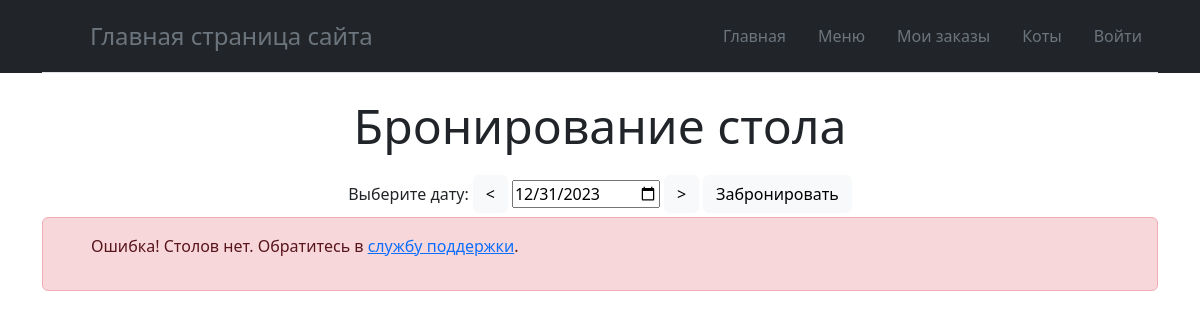
The app's page /, older data.
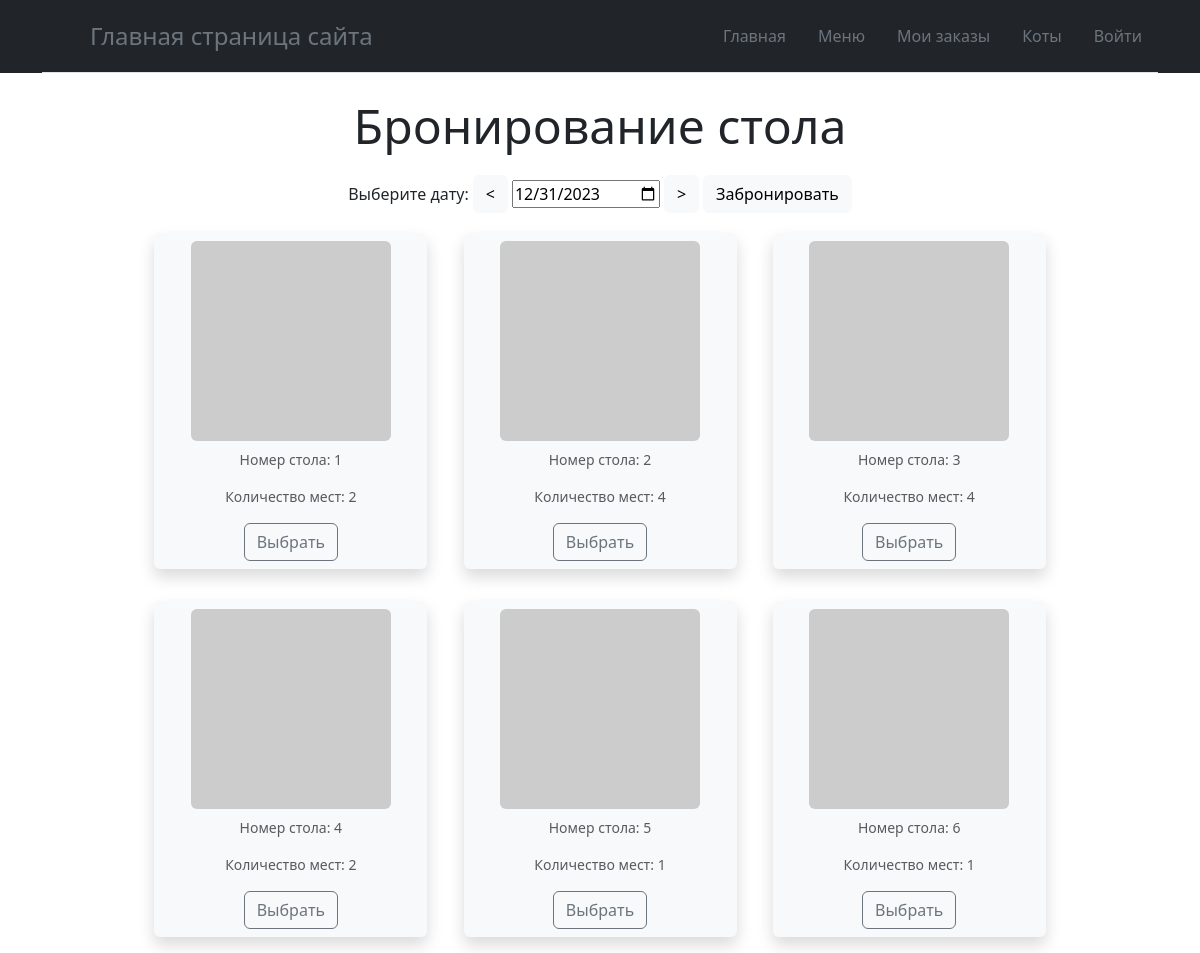
The same page, newer data.
### Cat/models.py (models this page shows)
class Table(models.Model):
    number = models.IntegerField(unique=True)
    seats = models.IntegerField()
    shape = models.CharField(max_length=20, choices=[('rectangular', 'Прямоугольный'), ('oval', 'Овальный')])
    horizontal_position = models.FloatField()
    vertical_position = models.FloatField()
    width_percent = models.FloatField()
    length_percent = models.FloatField()

### Cat/views.py (the view, shortened to what this page needs)
# urls.py: path('', table_reservation, name='table_reservation'),
def table_reservation(request, date=None):
    dateToday = datetime.datetime.today()
    formatted_date = datetime.datetime.strftime(dateToday, '%Y-%m-%d')
    is_table_available = True
    reserved_tables = Reservation.objects.values_list('table_id', flat=True)
    tables = Table.objects.order_by('id')
    context = {
        'title': 'Главная страница сайта',
        'tables': tables,
        'dateToday': formatted_date,
        'is_table_available': is_table_available,
        'reserved_tables': reserved_tables,
    }
    return render(request, 'Cat/table_reservation.html', context)

### Cat/templates/Cat/table_reservation.html (shortened to what this page needs)
{% extends 'Cat/base.html' %}
{% block title %}
{{ title }}
{% endblock %}
{% block content %}
<div class="container text-center">
  <p class="display-5">Бронирование стола</p>
  <form method="post" action="{% url 'table_reservation' %}"> {% csrf_token %}
      <div class="d-flex align-items-center justify-content-center">
        <label for="date" type="date">Выберите дату:</label>
        <button class="btn btn-light m-1" type="button" onclick="changeDate(-1)">&lt;</button>
        <input type="date" id="date" value="{{ dateToday }}" min="{{ dateToday }}" name="date" required>
        <button class="btn btn-light m-1" type="button" onclick="changeDate(1)">&gt;</button>
        <button type="button" class="btn btn-light"
        onclick="openReservationModal()">
        Забронировать
      </button>
      </div>
      {% if tables %}
        <div class="container text-center">
          {% for table in tables %}
            <figure class="figure col-md-3 col-sm-4 m-3 p-2 shadow bg-body-tertiary rounded">
                <img src="https://picsum.photos/200" class="figure-img img-fluid rounded" alt="...">
                <figcaption class="figure-caption">
                    <p>Номер стола: {{ table.number }}</p>
                    <p>Количество мест: {{ table.seats }}</p>
                    {% with table_id=table.id %}
                        {% if table_id in reserved_tables %}
                            <p class="text-danger">Стол {{ table_id }} забронирован на выбранную дату</p>
                        {% else %}
                            <label class="btn btn-outline-secondary" for="selected_table_{{ table_id }}">Выбрать</label>
                        {% endif %}
                    {% endwith %}
                </figcaption>
            </figure>
        {% endfor %}
        </div>
      {% else %}
        <div class="alert alert-danger d-flex align-items-center" role="alert">
          <svg class="bi flex-shrink-0 me-2" width="24" height="24" role="img" aria-label="Danger:"><use xlink:href="#exclamation-triangle-fill"/></svg>
          <div>
            <p>Ошибка! Столов нет. Обратитесь в <a href="#" class="tooltip-test" title="Tooltip">службу поддержки</a>.</p>
          </div>
        </div>
      {% endif%}
  </form>
</div>
{% endblock %}

Row changes from the older to the newer data that the page shows:
added Table: number "1", seats "2"
added Table: number "2", seats "4"
added Table: number "3", seats "4"
added Table: number "4", seats "2"
added Table: number "5", seats "1"
added Table: number "6", seats "1"
Text that changed along with them:
text no longer shown: "Ошибка! Столов нет. Обратитесь в службу поддержки ."
